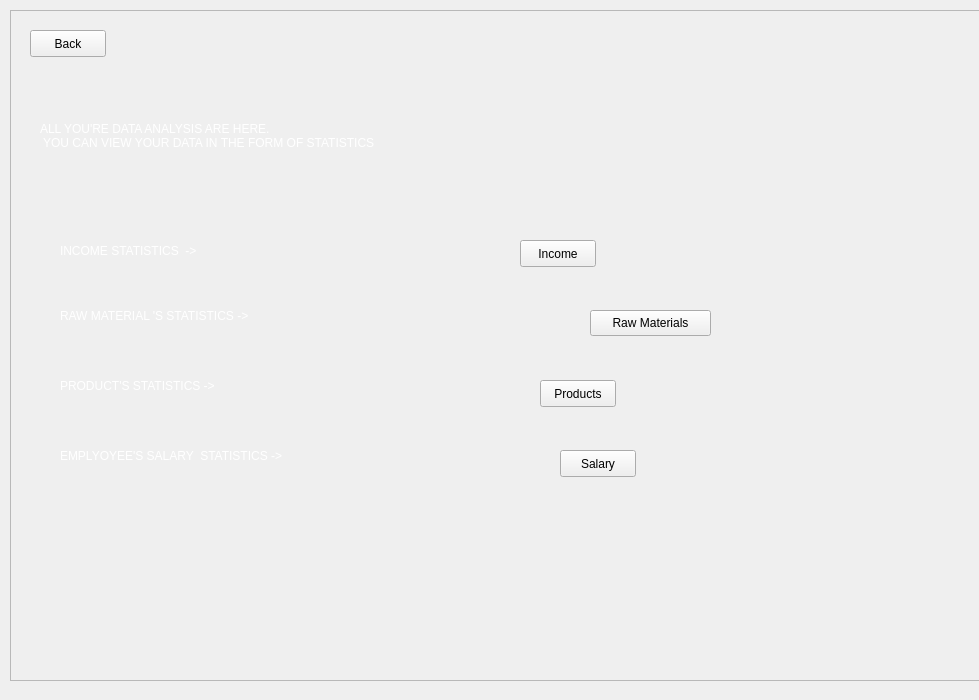
<?xml version="1.0" encoding="UTF-8"?>
<ui version="4.0">
 <class>Form</class>
 <widget class="QWidget" name="Form">
  <property name="geometry">
   <rect>
    <x>0</x>
    <y>0</y>
    <width>979</width>
    <height>700</height>
   </rect>
  </property>
  <property name="windowTitle">
   <string>Form</string>
  </property>
  <widget class="QFrame" name="frame">
   <property name="geometry">
    <rect>
     <x>10</x>
     <y>10</y>
     <width>971</width>
     <height>671</height>
    </rect>
   </property>
   <property name="frameShape">
    <enum>QFrame::StyledPanel</enum>
   </property>
   <property name="frameShadow">
    <enum>QFrame::Raised</enum>
   </property>
   <widget class="QLabel" name="bg">
    <property name="geometry">
     <rect>
      <x>0</x>
      <y>0</y>
      <width>971</width>
      <height>671</height>
     </rect>
    </property>
    <property name="styleSheet">
     <string notr="true">border-image: url(analysis.jpg);</string>
    </property>
    <property name="text">
     <string/>
    </property>
   </widget>
   <widget class="QLabel" name="mainlabel">
    <property name="geometry">
     <rect>
      <x>30</x>
      <y>70</y>
      <width>821</width>
      <height>111</height>
     </rect>
    </property>
    <property name="styleSheet">
     <string notr="true">font: 20pt &quot;Algerian&quot;;
color: rgb(255, 255, 255);</string>
    </property>
    <property name="text">
     <string>ALL YOU'RE DATA ANALYSIS ARE HERE.
 YOU CAN VIEW YOUR DATA IN THE FORM OF STATISTICS</string>
    </property>
   </widget>
   <widget class="QLabel" name="incomelabel">
    <property name="geometry">
     <rect>
      <x>50</x>
      <y>220</y>
      <width>251</width>
      <height>41</height>
     </rect>
    </property>
    <property name="styleSheet">
     <string notr="true">font: 14pt &quot;Algerian&quot;;
color: rgb(255, 255, 255);</string>
    </property>
    <property name="text">
     <string>INCOME STATISTICS  -&gt;</string>
    </property>
   </widget>
   <widget class="QLabel" name="rawlabel">
    <property name="geometry">
     <rect>
      <x>50</x>
      <y>290</y>
      <width>421</width>
      <height>31</height>
     </rect>
    </property>
    <property name="styleSheet">
     <string notr="true">font: 14pt &quot;Algerian&quot;;
color: rgb(255, 255, 255);</string>
    </property>
    <property name="text">
     <string>RAW MATERIAL 'S STATISTICS -&gt;</string>
    </property>
   </widget>
   <widget class="QLabel" name="prodlabel">
    <property name="geometry">
     <rect>
      <x>50</x>
      <y>360</y>
      <width>481</width>
      <height>31</height>
     </rect>
    </property>
    <property name="styleSheet">
     <string notr="true">font: 14pt &quot;Algerian&quot;;
color: rgb(255, 255, 255);</string>
    </property>
    <property name="text">
     <string>PRODUCT'S STATISTICS -&gt;</string>
    </property>
   </widget>
   <widget class="QLabel" name="sallabel">
    <property name="geometry">
     <rect>
      <x>50</x>
      <y>430</y>
      <width>551</width>
      <height>31</height>
     </rect>
    </property>
    <property name="styleSheet">
     <string notr="true">font: 14pt &quot;Algerian&quot;;
color: rgb(255, 255, 255);</string>
    </property>
    <property name="text">
     <string>EMPLYOYEE'S SALARY  STATISTICS -&gt;</string>
    </property>
   </widget>
   <widget class="QLabel" name="profitlabel">
    <property name="geometry">
     <rect>
      <x>50</x>
      <y>500</y>
      <width>191</width>
      <height>41</height>
     </rect>
    </property>
    <property name="styleSheet">
     <string notr="true">font: 14pt &quot;Algerian&quot;;
color: rgb(255, 255, 255);</string>
    </property>
    <property name="text">
     <string></string>
    </property>
   </widget>
   <widget class="QPushButton" name="ingraphbtn">
    <property name="geometry">
     <rect>
      <x>510</x>
      <y>230</y>
      <width>76</width>
      <height>27</height>
     </rect>
    </property>
    <property name="text">
     <string>Income</string>
    </property>
   </widget>
   <widget class="QPushButton" name="rawgraphbtn">
    <property name="geometry">
     <rect>
      <x>580</x>
      <y>300</y>
      <width>121</width>
      <height>26</height>
     </rect>
    </property>
    <property name="text">
     <string>Raw Materials</string>
    </property>
   </widget>
   <widget class="QPushButton" name="prodgraphbtn">
    <property name="geometry">
     <rect>
      <x>530</x>
      <y>370</y>
      <width>76</width>
      <height>27</height>
     </rect>
    </property>
    <property name="text">
     <string>Products</string>
    </property>
   </widget>
   <widget class="QPushButton" name="salgraphbtn">
    <property name="geometry">
     <rect>
      <x>550</x>
      <y>440</y>
      <width>76</width>
      <height>27</height>
     </rect>
    </property>
    <property name="text">
     <string>Salary</string>
    </property>
   </widget>
   
   <widget class="QPushButton" name="backbtn">
    <property name="geometry">
     <rect>
      <x>20</x>
      <y>20</y>
      <width>76</width>
      <height>27</height>
     </rect>
    </property>
    <property name="styleSheet">
     <string notr="true">font: 10pt &quot;Algerian&quot;;</string>
    </property>
    <property name="text">
     <string>Back</string>
    </property>
   </widget>
  </widget>
 </widget>
 <resources>
  <include location="resana.qrc"/>
 </resources>
 <connections/>
</ui>
